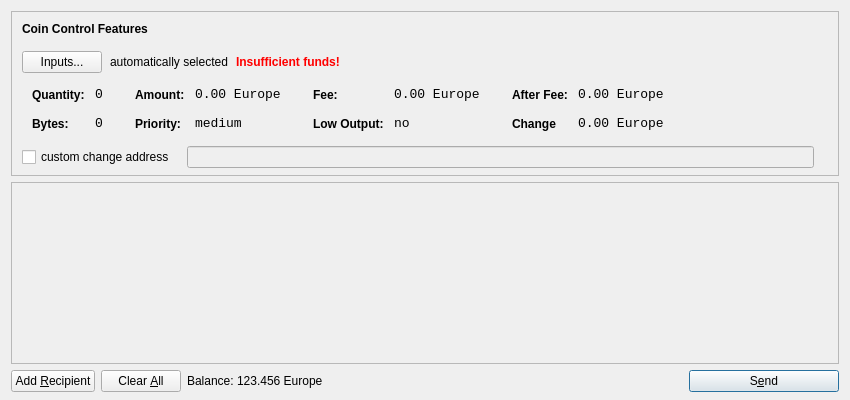
<?xml version="1.0" encoding="UTF-8"?>
<ui version="4.0">
 <class>SendCoinsDialog</class>
 <widget class="QDialog" name="SendCoinsDialog">
  <property name="geometry">
   <rect>
    <x>0</x>
    <y>0</y>
    <width>850</width>
    <height>400</height>
   </rect>
  </property>
  <property name="windowTitle">
   <string>Send Coins</string>
  </property>
  <layout class="QVBoxLayout" name="verticalLayout" stretch="0,1,0">
   <property name="bottomMargin">
    <number>8</number>
   </property>
   <item>
    <widget class="QFrame" name="frameCoinControl">
     <property name="sizePolicy">
      <sizepolicy hsizetype="Expanding" vsizetype="Expanding">
       <horstretch>0</horstretch>
       <verstretch>0</verstretch>
      </sizepolicy>
     </property>
     <property name="maximumSize">
      <size>
       <width>16777215</width>
       <height>16777215</height>
      </size>
     </property>
     <property name="frameShape">
      <enum>QFrame::StyledPanel</enum>
     </property>
     <property name="frameShadow">
      <enum>QFrame::Sunken</enum>
     </property>
     <layout class="QVBoxLayout" name="verticalLayoutCoinControl2">
      <property name="spacing">
       <number>6</number>
      </property>
      <property name="leftMargin">
       <number>0</number>
      </property>
      <property name="topMargin">
       <number>0</number>
      </property>
      <property name="rightMargin">
       <number>0</number>
      </property>
      <property name="bottomMargin">
       <number>6</number>
      </property>
      <item>
       <layout class="QVBoxLayout" name="verticalLayoutCoinControl" stretch="0,0,0,0,1">
        <property name="spacing">
         <number>0</number>
        </property>
        <property name="leftMargin">
         <number>10</number>
        </property>
        <property name="topMargin">
         <number>10</number>
        </property>
        <item>
         <layout class="QHBoxLayout" name="horizontalLayoutCoinControl1">
          <property name="bottomMargin">
           <number>15</number>
          </property>
          <item>
           <widget class="QLabel" name="labelCoinControlFeatures">
            <property name="sizePolicy">
             <sizepolicy hsizetype="Preferred" vsizetype="Maximum">
              <horstretch>0</horstretch>
              <verstretch>0</verstretch>
             </sizepolicy>
            </property>
            <property name="font">
             <font>
              <weight>75</weight>
              <bold>true</bold>
             </font>
            </property>
            <property name="styleSheet">
             <string notr="true">font-weight:bold;</string>
            </property>
            <property name="text">
             <string>Coin Control Features</string>
            </property>
           </widget>
          </item>
         </layout>
        </item>
        <item>
         <layout class="QHBoxLayout" name="horizontalLayoutCoinControl2" stretch="0,0,0,0">
          <property name="spacing">
           <number>8</number>
          </property>
          <property name="bottomMargin">
           <number>10</number>
          </property>
          <item>
           <widget class="QPushButton" name="pushButtonCoinControl">
            <property name="styleSheet">
             <string notr="true"/>
            </property>
            <property name="text">
             <string>Inputs...</string>
            </property>
           </widget>
          </item>
          <item>
           <widget class="QLabel" name="labelCoinControlAutomaticallySelected">
            <property name="text">
             <string>automatically selected</string>
            </property>
            <property name="margin">
             <number>5</number>
            </property>
           </widget>
          </item>
          <item>
           <widget class="QLabel" name="labelCoinControlInsuffFunds">
            <property name="font">
             <font>
              <weight>75</weight>
              <bold>true</bold>
             </font>
            </property>
            <property name="styleSheet">
             <string notr="true">color:red;font-weight:bold;</string>
            </property>
            <property name="text">
             <string>Insufficient funds!</string>
            </property>
            <property name="margin">
             <number>5</number>
            </property>
           </widget>
          </item>
          <item>
           <spacer name="horizontalSpacerCoinControl">
            <property name="orientation">
             <enum>Qt::Horizontal</enum>
            </property>
            <property name="sizeHint" stdset="0">
             <size>
              <width>40</width>
              <height>1</height>
             </size>
            </property>
           </spacer>
          </item>
         </layout>
        </item>
        <item>
         <widget class="QWidget" name="widgetCoinControl" native="true">
          <property name="sizePolicy">
           <sizepolicy hsizetype="Preferred" vsizetype="Preferred">
            <horstretch>0</horstretch>
            <verstretch>0</verstretch>
           </sizepolicy>
          </property>
          <property name="minimumSize">
           <size>
            <width>0</width>
            <height>0</height>
           </size>
          </property>
          <property name="styleSheet">
           <string notr="true"/>
          </property>
          <layout class="QHBoxLayout" name="horizontalLayoutCoinControl5">
           <property name="margin">
            <number>0</number>
           </property>
           <item>
            <layout class="QHBoxLayout" name="horizontalLayoutCoinControl3" stretch="0,0,0,1">
             <property name="spacing">
              <number>20</number>
             </property>
             <property name="topMargin">
              <number>0</number>
             </property>
             <property name="bottomMargin">
              <number>10</number>
             </property>
             <item>
              <layout class="QFormLayout" name="formLayoutCoinControl1">
               <property name="horizontalSpacing">
                <number>10</number>
               </property>
               <property name="verticalSpacing">
                <number>14</number>
               </property>
               <property name="leftMargin">
                <number>10</number>
               </property>
               <property name="topMargin">
                <number>4</number>
               </property>
               <property name="rightMargin">
                <number>6</number>
               </property>
               <item row="0" column="0">
                <widget class="QLabel" name="labelCoinControlQuantityText">
                 <property name="styleSheet">
                  <string notr="true">font-weight:bold;</string>
                 </property>
                 <property name="text">
                  <string>Quantity:</string>
                 </property>
                 <property name="margin">
                  <number>0</number>
                 </property>
                </widget>
               </item>
               <item row="0" column="1">
                <widget class="QLabel" name="labelCoinControlQuantity">
                 <property name="font">
                  <font>
                   <family>Monospace</family>
                   <pointsize>10</pointsize>
                  </font>
                 </property>
                 <property name="cursor">
                  <cursorShape>IBeamCursor</cursorShape>
                 </property>
                 <property name="contextMenuPolicy">
                  <enum>Qt::ActionsContextMenu</enum>
                 </property>
                 <property name="text">
                  <string>0</string>
                 </property>
                 <property name="margin">
                  <number>0</number>
                 </property>
                 <property name="textInteractionFlags">
                  <set>Qt::LinksAccessibleByMouse|Qt::TextSelectableByKeyboard|Qt::TextSelectableByMouse</set>
                 </property>
                </widget>
               </item>
               <item row="1" column="0">
                <widget class="QLabel" name="labelCoinControlBytesText">
                 <property name="styleSheet">
                  <string notr="true">font-weight:bold;</string>
                 </property>
                 <property name="text">
                  <string>Bytes:</string>
                 </property>
                </widget>
               </item>
               <item row="1" column="1">
                <widget class="QLabel" name="labelCoinControlBytes">
                 <property name="font">
                  <font>
                   <family>Monospace</family>
                   <pointsize>10</pointsize>
                  </font>
                 </property>
                 <property name="cursor">
                  <cursorShape>IBeamCursor</cursorShape>
                 </property>
                 <property name="contextMenuPolicy">
                  <enum>Qt::ActionsContextMenu</enum>
                 </property>
                 <property name="text">
                  <string>0</string>
                 </property>
                 <property name="textInteractionFlags">
                  <set>Qt::LinksAccessibleByMouse|Qt::TextSelectableByKeyboard|Qt::TextSelectableByMouse</set>
                 </property>
                </widget>
               </item>
              </layout>
             </item>
             <item>
              <layout class="QFormLayout" name="formLayoutCoinControl2">
               <property name="horizontalSpacing">
                <number>10</number>
               </property>
               <property name="verticalSpacing">
                <number>14</number>
               </property>
               <property name="leftMargin">
                <number>6</number>
               </property>
               <property name="topMargin">
                <number>4</number>
               </property>
               <property name="rightMargin">
                <number>6</number>
               </property>
               <item row="0" column="0">
                <widget class="QLabel" name="labelCoinControlAmountText">
                 <property name="styleSheet">
                  <string notr="true">font-weight:bold;</string>
                 </property>
                 <property name="text">
                  <string>Amount:</string>
                 </property>
                 <property name="margin">
                  <number>0</number>
                 </property>
                </widget>
               </item>
               <item row="0" column="1">
                <widget class="QLabel" name="labelCoinControlAmount">
                 <property name="font">
                  <font>
                   <family>Monospace</family>
                   <pointsize>10</pointsize>
                  </font>
                 </property>
                 <property name="cursor">
                  <cursorShape>IBeamCursor</cursorShape>
                 </property>
                 <property name="contextMenuPolicy">
                  <enum>Qt::ActionsContextMenu</enum>
                 </property>
                 <property name="text">
                  <string>0.00 Europe</string>
                 </property>
                 <property name="textInteractionFlags">
                  <set>Qt::LinksAccessibleByMouse|Qt::TextSelectableByKeyboard|Qt::TextSelectableByMouse</set>
                 </property>
                </widget>
               </item>
               <item row="1" column="0">
                <widget class="QLabel" name="labelCoinControlPriorityText">
                 <property name="styleSheet">
                  <string notr="true">font-weight:bold;</string>
                 </property>
                 <property name="text">
                  <string>Priority:</string>
                 </property>
                </widget>
               </item>
               <item row="1" column="1">
                <widget class="QLabel" name="labelCoinControlPriority">
                 <property name="font">
                  <font>
                   <family>Monospace</family>
                   <pointsize>10</pointsize>
                  </font>
                 </property>
                 <property name="cursor">
                  <cursorShape>IBeamCursor</cursorShape>
                 </property>
                 <property name="contextMenuPolicy">
                  <enum>Qt::ActionsContextMenu</enum>
                 </property>
                 <property name="text">
                  <string>medium</string>
                 </property>
                 <property name="textInteractionFlags">
                  <set>Qt::LinksAccessibleByMouse|Qt::TextSelectableByKeyboard|Qt::TextSelectableByMouse</set>
                 </property>
                </widget>
               </item>
              </layout>
             </item>
             <item>
              <layout class="QFormLayout" name="formLayoutCoinControl3">
               <property name="horizontalSpacing">
                <number>10</number>
               </property>
               <property name="verticalSpacing">
                <number>14</number>
               </property>
               <property name="leftMargin">
                <number>6</number>
               </property>
               <property name="topMargin">
                <number>4</number>
               </property>
               <property name="rightMargin">
                <number>6</number>
               </property>
               <item row="0" column="0">
                <widget class="QLabel" name="labelCoinControlFeeText">
                 <property name="styleSheet">
                  <string notr="true">font-weight:bold;</string>
                 </property>
                 <property name="text">
                  <string>Fee:</string>
                 </property>
                 <property name="margin">
                  <number>0</number>
                 </property>
                </widget>
               </item>
               <item row="0" column="1">
                <widget class="QLabel" name="labelCoinControlFee">
                 <property name="font">
                  <font>
                   <family>Monospace</family>
                   <pointsize>10</pointsize>
                  </font>
                 </property>
                 <property name="cursor">
                  <cursorShape>IBeamCursor</cursorShape>
                 </property>
                 <property name="contextMenuPolicy">
                  <enum>Qt::ActionsContextMenu</enum>
                 </property>
                 <property name="text">
                  <string>0.00 Europe</string>
                 </property>
                 <property name="textInteractionFlags">
                  <set>Qt::LinksAccessibleByMouse|Qt::TextSelectableByKeyboard|Qt::TextSelectableByMouse</set>
                 </property>
                </widget>
               </item>
               <item row="1" column="0">
                <widget class="QLabel" name="labelCoinControlLowOutputText">
                 <property name="styleSheet">
                  <string notr="true">font-weight:bold;</string>
                 </property>
                 <property name="text">
                  <string>Low Output:</string>
                 </property>
                </widget>
               </item>
               <item row="1" column="1">
                <widget class="QLabel" name="labelCoinControlLowOutput">
                 <property name="font">
                  <font>
                   <family>Monospace</family>
                   <pointsize>10</pointsize>
                  </font>
                 </property>
                 <property name="cursor">
                  <cursorShape>IBeamCursor</cursorShape>
                 </property>
                 <property name="contextMenuPolicy">
                  <enum>Qt::ActionsContextMenu</enum>
                 </property>
                 <property name="text">
                  <string>no</string>
                 </property>
                 <property name="textInteractionFlags">
                  <set>Qt::LinksAccessibleByMouse|Qt::TextSelectableByKeyboard|Qt::TextSelectableByMouse</set>
                 </property>
                </widget>
               </item>
              </layout>
             </item>
             <item>
              <layout class="QFormLayout" name="formLayoutCoinControl4">
               <property name="horizontalSpacing">
                <number>10</number>
               </property>
               <property name="verticalSpacing">
                <number>14</number>
               </property>
               <property name="leftMargin">
                <number>6</number>
               </property>
               <property name="topMargin">
                <number>4</number>
               </property>
               <property name="rightMargin">
                <number>6</number>
               </property>
               <item row="0" column="0">
                <widget class="QLabel" name="labelCoinControlAfterFeeText">
                 <property name="styleSheet">
                  <string notr="true">font-weight:bold;</string>
                 </property>
                 <property name="text">
                  <string>After Fee:</string>
                 </property>
                 <property name="margin">
                  <number>0</number>
                 </property>
                </widget>
               </item>
               <item row="0" column="1">
                <widget class="QLabel" name="labelCoinControlAfterFee">
                 <property name="font">
                  <font>
                   <family>Monospace</family>
                   <pointsize>10</pointsize>
                  </font>
                 </property>
                 <property name="cursor">
                  <cursorShape>IBeamCursor</cursorShape>
                 </property>
                 <property name="contextMenuPolicy">
                  <enum>Qt::ActionsContextMenu</enum>
                 </property>
                 <property name="text">
                  <string>0.00 Europe</string>
                 </property>
                 <property name="textInteractionFlags">
                  <set>Qt::LinksAccessibleByMouse|Qt::TextSelectableByKeyboard|Qt::TextSelectableByMouse</set>
                 </property>
                </widget>
               </item>
               <item row="1" column="0">
                <widget class="QLabel" name="labelCoinControlChangeText">
                 <property name="styleSheet">
                  <string notr="true">font-weight:bold;</string>
                 </property>
                 <property name="text">
                  <string>Change</string>
                 </property>
                </widget>
               </item>
               <item row="1" column="1">
                <widget class="QLabel" name="labelCoinControlChange">
                 <property name="font">
                  <font>
                   <family>Monospace</family>
                   <pointsize>10</pointsize>
                  </font>
                 </property>
                 <property name="cursor">
                  <cursorShape>IBeamCursor</cursorShape>
                 </property>
                 <property name="contextMenuPolicy">
                  <enum>Qt::ActionsContextMenu</enum>
                 </property>
                 <property name="text">
                  <string>0.00 Europe</string>
                 </property>
                 <property name="textInteractionFlags">
                  <set>Qt::LinksAccessibleByMouse|Qt::TextSelectableByKeyboard|Qt::TextSelectableByMouse</set>
                 </property>
                </widget>
               </item>
              </layout>
             </item>
            </layout>
           </item>
          </layout>
         </widget>
        </item>
        <item>
         <layout class="QHBoxLayout" name="horizontalLayoutCoinControl4" stretch="0,0,0">
          <property name="spacing">
           <number>12</number>
          </property>
          <property name="sizeConstraint">
           <enum>QLayout::SetDefaultConstraint</enum>
          </property>
          <property name="topMargin">
           <number>5</number>
          </property>
          <property name="rightMargin">
           <number>5</number>
          </property>
          <item>
           <widget class="QCheckBox" name="checkBoxCoinControlChange">
            <property name="text">
             <string>custom change address</string>
            </property>
           </widget>
          </item>
          <item>
           <widget class="QLineEdit" name="lineEditCoinControlChange">
            <property name="enabled">
             <bool>false</bool>
            </property>
            <property name="sizePolicy">
             <sizepolicy hsizetype="Expanding" vsizetype="Fixed">
              <horstretch>0</horstretch>
              <verstretch>0</verstretch>
             </sizepolicy>
            </property>
           </widget>
          </item>
          <item>
           <widget class="QLabel" name="labelCoinControlChangeLabel">
            <property name="sizePolicy">
             <sizepolicy hsizetype="Preferred" vsizetype="Expanding">
              <horstretch>0</horstretch>
              <verstretch>0</verstretch>
             </sizepolicy>
            </property>
            <property name="minimumSize">
             <size>
              <width>0</width>
              <height>0</height>
             </size>
            </property>
            <property name="text">
             <string/>
            </property>
            <property name="margin">
             <number>3</number>
            </property>
           </widget>
          </item>
         </layout>
        </item>
        <item>
         <spacer name="verticalSpacerCoinControl">
          <property name="orientation">
           <enum>Qt::Vertical</enum>
          </property>
          <property name="sizeHint" stdset="0">
           <size>
            <width>800</width>
            <height>1</height>
           </size>
          </property>
         </spacer>
        </item>
       </layout>
      </item>
     </layout>
    </widget>
   </item>
   <item>
    <widget class="QScrollArea" name="scrollArea">
     <property name="widgetResizable">
      <bool>true</bool>
     </property>
     <widget class="QWidget" name="scrollAreaWidgetContents">
      <property name="geometry">
       <rect>
        <x>0</x>
        <y>0</y>
        <width>830</width>
        <height>162</height>
       </rect>
      </property>
      <layout class="QVBoxLayout" name="verticalLayout_2">
       <property name="margin">
        <number>0</number>
       </property>
       <item>
        <layout class="QVBoxLayout" name="entries">
         <property name="spacing">
          <number>6</number>
         </property>
        </layout>
       </item>
       <item>
        <spacer name="verticalSpacer">
         <property name="orientation">
          <enum>Qt::Vertical</enum>
         </property>
         <property name="sizeHint" stdset="0">
          <size>
           <width>20</width>
           <height>40</height>
          </size>
         </property>
        </spacer>
       </item>
      </layout>
     </widget>
    </widget>
   </item>
   <item>
    <layout class="QHBoxLayout" name="horizontalLayout">
     <item>
      <widget class="QPushButton" name="addButton">
       <property name="toolTip">
        <string>Send to multiple recipients at once</string>
       </property>
       <property name="text">
        <string>Add &amp;Recipient</string>
       </property>
       <property name="icon">
        <iconset resource="../bitcoin.qrc">
         <normaloff>:/icons/add</normaloff>:/icons/add</iconset>
       </property>
       <property name="autoDefault">
        <bool>false</bool>
       </property>
      </widget>
     </item>
     <item>
      <widget class="QPushButton" name="clearButton">
       <property name="sizePolicy">
        <sizepolicy hsizetype="Minimum" vsizetype="Fixed">
         <horstretch>0</horstretch>
         <verstretch>0</verstretch>
        </sizepolicy>
       </property>
       <property name="toolTip">
        <string>Remove all transaction fields</string>
       </property>
       <property name="text">
        <string>Clear &amp;All</string>
       </property>
       <property name="icon">
        <iconset resource="../bitcoin.qrc">
         <normaloff>:/icons/remove</normaloff>:/icons/remove</iconset>
       </property>
       <property name="autoRepeatDelay">
        <number>300</number>
       </property>
       <property name="autoDefault">
        <bool>false</bool>
       </property>
      </widget>
     </item>
     <item>
      <layout class="QHBoxLayout" name="horizontalLayout_2">
       <property name="spacing">
        <number>3</number>
       </property>
       <item>
        <widget class="QLabel" name="label">
         <property name="sizePolicy">
          <sizepolicy hsizetype="Preferred" vsizetype="Fixed">
           <horstretch>0</horstretch>
           <verstretch>0</verstretch>
          </sizepolicy>
         </property>
         <property name="text">
          <string>Balance:</string>
         </property>
        </widget>
       </item>
       <item>
        <widget class="QLabel" name="labelBalance">
         <property name="sizePolicy">
          <sizepolicy hsizetype="Preferred" vsizetype="Fixed">
           <horstretch>0</horstretch>
           <verstretch>0</verstretch>
          </sizepolicy>
         </property>
         <property name="cursor">
          <cursorShape>IBeamCursor</cursorShape>
         </property>
         <property name="text">
          <string>123.456 Europe</string>
         </property>
         <property name="textInteractionFlags">
          <set>Qt::LinksAccessibleByMouse|Qt::TextSelectableByKeyboard|Qt::TextSelectableByMouse</set>
         </property>
        </widget>
       </item>
      </layout>
     </item>
     <item>
      <spacer name="horizontalSpacer">
       <property name="orientation">
        <enum>Qt::Horizontal</enum>
       </property>
       <property name="sizeHint" stdset="0">
        <size>
         <width>40</width>
         <height>20</height>
        </size>
       </property>
      </spacer>
     </item>
     <item>
      <widget class="QPushButton" name="sendButton">
       <property name="minimumSize">
        <size>
         <width>150</width>
         <height>0</height>
        </size>
       </property>
       <property name="toolTip">
        <string>Confirm the send action</string>
       </property>
       <property name="text">
        <string>S&amp;end</string>
       </property>
       <property name="icon">
        <iconset resource="../bitcoin.qrc">
         <normaloff>:/icons/send</normaloff>:/icons/send</iconset>
       </property>
       <property name="default">
        <bool>true</bool>
       </property>
      </widget>
     </item>
    </layout>
   </item>
  </layout>
 </widget>
 <resources>
  <include location="../bitcoin.qrc"/>
 </resources>
 <connections/>
</ui>
